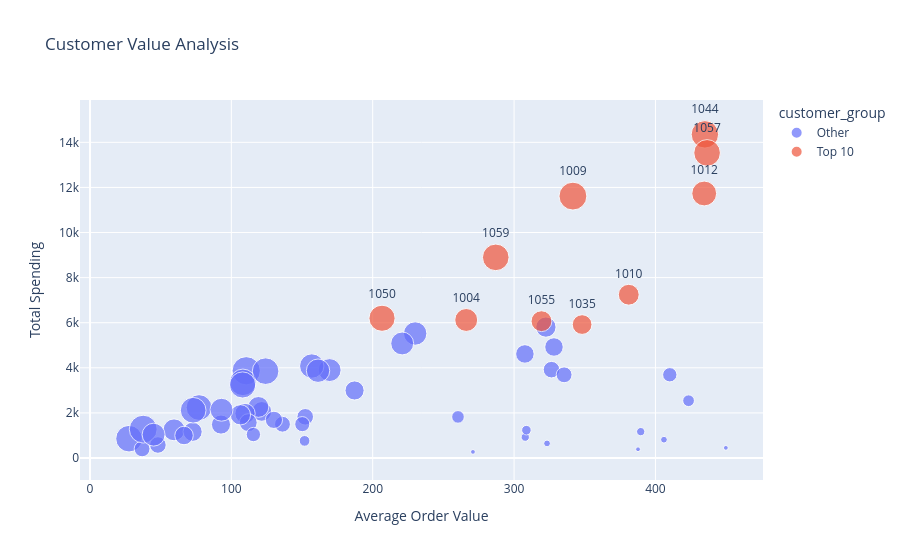

Source (notebook cell):
### Code cell
# Normalize the three metrics
metrics = ['avg_order_value', 'total_spending', 'purchase_count']

df['value_score'] = (
    (df['avg_order_value'] - df['avg_order_value'].min()) /
    (df['avg_order_value'].max() - df['avg_order_value'].min())
    +
    (df['total_spending'] - df['total_spending'].min()) /
    (df['total_spending'].max() - df['total_spending'].min())
    +
    (df['purchase_count'] - df['purchase_count'].min()) /
    (df['purchase_count'].max() - df['purchase_count'].min())
)

# Identify the top 10 customers
top_10 = df.nlargest(10, 'value_score')['customer_id']

# Create the plot
df['customer_group'] = df['customer_id'].apply( lambda x: 'Top 10' if x in top_10.values else 'Other')

fig = px.scatter(
    df,
    x='avg_order_value',
    y='total_spending',
    size='purchase_count',
    color='customer_group',
    hover_name='customer_id',
    hover_data={
        'avg_order_value': ':.2f',
        'total_spending': ':.2f',
        'purchase_count': True,
        'value_score': ':.2f'
    },
    text=df['customer_id'].where(df['customer_id'].isin(top_10)),
    title='Customer Value Analysis',
    labels={
        'avg_order_value': 'Average Order Value',
        'total_spending': 'Total Spending',
        'purchase_count': 'Purchase Count'
    }
)

fig.update_traces(
    textposition='top center')

fig.show()

### Figure 1 — Plotly figure (JSON) as saved in the notebook; plotly's stock layout.template omitted (floating-point values rounded to 4 significant figures)
{"data": [{"customdata": [[17.0, 0.8521], [12.0, 1.324], [21.0, 0.7624], [23.0, 1.265], [35.0, 1.466], [29.0, 1.102], [3.0, 1.024], [19.0, 0.9174], [1.0, 0.6237], [31.0, 1.31], [3.0, 0.814], [11.0, 0.6757], [30.0, 1.273], [18.0, 0.8462], [4.0, 0.8661], [16.0, 1.044], [16.0, 0.6447], [6.0, 1.286], [31.0, 1.383], [0.0, 0.08537], [2.0, 1.01], [11.0, 1.3], [14.0, 0.709], [16.0, 0.7145], [2.0, 0.8026], [26.0, 1.333], [18.0, 0.8344], [15.0, 1.413], [24.0, 1.55], [29.0, 1.084], [9.0, 0.538], [1.0, 0.9084], [31.0, 0.9454], [11.0, 0.3644], [34.0, 1.084], [7.0, 0.8781], [12.0, 0.4314], [23.0, 0.7704], [24.0, 1.272], [15.0, 1.484], [23.0, 1.469], [12.0, 0.7653], [23.0, 0.9612], [15.0, 0.5902], [13.0, 0.732], [18.0, 1.617], [9.0, 1.42], [1.0, 1.06], [5.0, 0.4899], [10.0, 0.6806]], "hovertemplate": "<b>%{hovertext}</b><br><br>customer_group=Other<br>Average Order Value=%{x:.2f}<br>Total Spending=%{y:.2f}<br>Purchase Count=%{customdata[0]}<br>text=%{text}<br>value_score=%{customdata[1]:.2f}<extra></extra>", "hovertext": [1001.0, 1002.0, 1003.0, 1005.0, 1006.0, 1007.0, 1008.0, 1011.0, 1013.0, 1014.0, 1015.0, 1016.0, 1017.0, 1018.0, 1019.0, 1020.0, 1021.0, 1022.0, 1023.0, 1024.0, 1025.0, 1026.0, 1027.0, 1028.0, 1029.0, 1030.0, 1031.0, 1032.0, 1033.0, 1034.0, 1036.0, 1037.0, 1038.0, 1039.0, 1040.0, 1041.0, 1042.0, 1043.0, 1045.0, 1046.0, 1047.0, 1048.0, 1049.0, 1051.0, 1052.0, 1053.0, 1054.0, 1056.0, 1058.0, 1060.0], "legendgroup": "Other", "marker": {"color": "#636efa", "size": [17, 12, 21, 23, 35, 29, 3, 19, 1, 31, 3, 11, 30, 18, 4, 16, 16, 6, 31, 0, 2, 11, 14, 16, 2, 26, 18, 15, 24, 29, 9, 1, 31, 11, 34, 7, 12, 23, 24, 15, 23, 12, 23, 15, 13, 18, 9, 1, 5, 10], "sizemode": "area", "sizeref": 0.0875, "symbol": "circle"}, "mode": "markers+text", "name": "Other", "orientation": "v", "showlegend": true, "text": [NaN, NaN, NaN, NaN, NaN, NaN, NaN, NaN, NaN, NaN, NaN, NaN, NaN, NaN, NaN, NaN, NaN, NaN, NaN, NaN, NaN, NaN, NaN, NaN, NaN, NaN, NaN, NaN, NaN, NaN, NaN, NaN, NaN, NaN, NaN, NaN, NaN, NaN, NaN, NaN, NaN, NaN, NaN, NaN, NaN, NaN, NaN, NaN, NaN, NaN], "textposition": "top center", "type": "scatter", "x": [121.5, 326.5, 59.46, 169.5, 110.5, 77.15, 389.6, 119.2, 270.9, 108.2, 307.9, 136.2, 108.0, 109.7, 308.7, 187.2, 72.62, 423.4, 124.2, 63.67, 406.0, 335.4, 112.0, 92.68, 323.3, 156.9, 106.4, 307.7, 230.1, 73.0, 115.6, 387.7, 27.63, 36.87, 37.66, 260.3, 48.06, 45.0, 161.3, 328.2, 220.9, 152.3, 93.06, 66.53, 130.1, 322.5, 410.2, 449.8, 151.8, 150.2], "xaxis": "x", "y": [2066.0, 3918.0, 1249.0, 3899.0, 3869.0, 2237.0, 1169.0, 2264.0, 270.9, 3354.0, 923.7, 1498.0, 3239.0, 1975.0, 1235.0, 2995.0, 1162.0, 2541.0, 3851.0, 0.0, 812.1, 3690.0, 1568.0, 1483.0, 646.6, 4079.0, 1916.0, 4615.0, 5521.0, 2117.0, 1040.0, 387.7, 856.5, 405.6, 1280.0, 1822.0, 576.7, 1035.0, 3872.0, 4923.0, 5080.0, 1827.0, 2140.0, 998.0, 1692.0, 5806.0, 3691.0, 449.8, 759.0, 1502.0], "yaxis": "y"}, {"customdata": [[23.0, 1.649], [34.0, 2.524], [19.0, 1.885], [27.0, 2.552], [17.0, 1.657], [33.0, 2.908], [30.0, 1.713], [19.0, 1.657], [31.0, 2.797], [31.0, 2.12]], "hovertemplate": "<b>%{hovertext}</b><br><br>customer_group=Top 10<br>Average Order Value=%{x:.2f}<br>Total Spending=%{y:.2f}<br>Purchase Count=%{customdata[0]}<br>text=%{text}<br>value_score=%{customdata[1]:.2f}<extra></extra>", "hovertext": [1004.0, 1009.0, 1010.0, 1012.0, 1035.0, 1044.0, 1050.0, 1055.0, 1057.0, 1059.0], "legendgroup": "Top 10", "marker": {"color": "#EF553B", "size": [23, 34, 19, 27, 17, 33, 30, 19, 31, 31], "sizemode": "area", "sizeref": 0.0875, "symbol": "circle"}, "mode": "markers+text", "name": "Top 10", "orientation": "v", "showlegend": true, "text": [1004.0, 1009.0, 1010.0, 1012.0, 1035.0, 1044.0, 1050.0, 1055.0, 1057.0, 1059.0], "textposition": "top center", "type": "scatter", "x": [266.1, 341.6, 381.1, 434.5, 348.1, 435.0, 206.6, 319.4, 436.5, 287.1], "xaxis": "x", "y": [6121.0, 11620.0, 7241.0, 11730.0, 5918.0, 14350.0, 6198.0, 6068.0, 13530.0, 8899.0], "yaxis": "y"}], "layout": {"legend": {"itemsizing": "constant", "title": {"text": "customer_group"}, "tracegroupgap": 0}, "title": {"text": "Customer Value Analysis"}, "xaxis": {"anchor": "y", "domain": [0, 1], "title": {"text": "Average Order Value"}}, "yaxis": {"anchor": "x", "domain": [0, 1], "title": {"text": "Total Spending"}}}}
